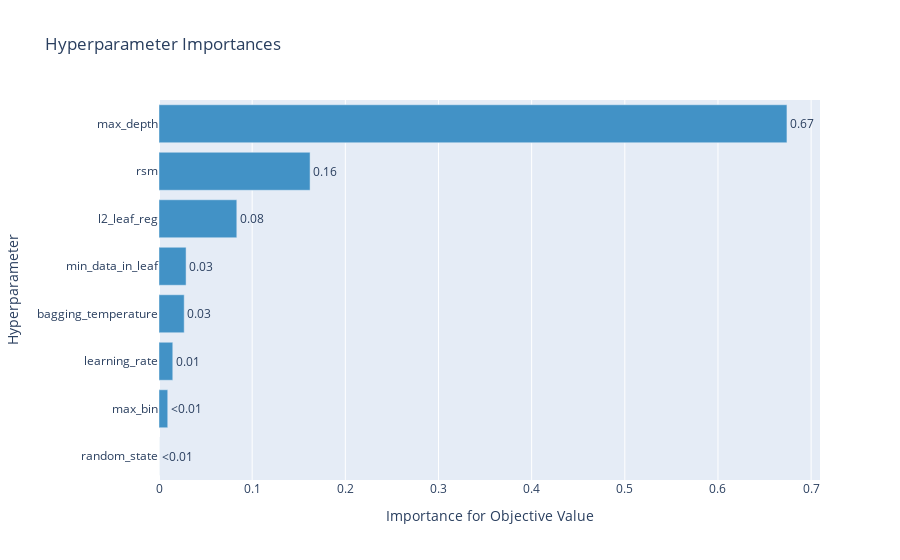

The notebook cell this image was saved under:
### Code cell
optuna.visualization.plot_param_importances(study)

### Figure 1 — Plotly figure (JSON) as saved in the notebook; plotly's stock layout.template omitted (floating-point values rounded to 4 significant figures)
{"data": [{"cliponaxis": false, "hovertemplate": ["random_state (CategoricalDistribution): 0.0<extra></extra>", "max_bin (IntDistribution): 0.009384191775705998<extra></extra>", "learning_rate (FloatDistribution): 0.014791778225727007<extra></extra>", "bagging_temperature (FloatDistribution): 0.027048138388678526<extra></extra>", "min_data_in_leaf (IntDistribution): 0.029065501537102825<extra></extra>", "l2_leaf_reg (FloatDistribution): 0.08351934461036173<extra></extra>", "rsm (FloatDistribution): 0.16215724820358435<extra></extra>", "max_depth (IntDistribution): 0.6740337972588396<extra></extra>"], "marker": {"color": "rgb(66,146,198)"}, "orientation": "h", "text": ["<0.01", "<0.01", "0.01", "0.03", "0.03", "0.08", "0.16", "0.67"], "textposition": "outside", "type": "bar", "x": [0, 0.009384, 0.01479, 0.02705, 0.02907, 0.08352, 0.1622, 0.674], "y": ["random_state", "max_bin", "learning_rate", "bagging_temperature", "min_data_in_leaf", "l2_leaf_reg", "rsm", "max_depth"]}], "layout": {"showlegend": false, "title": {"text": "Hyperparameter Importances"}, "xaxis": {"title": {"text": "Importance for Objective Value"}}, "yaxis": {"title": {"text": "Hyperparameter"}}}}
